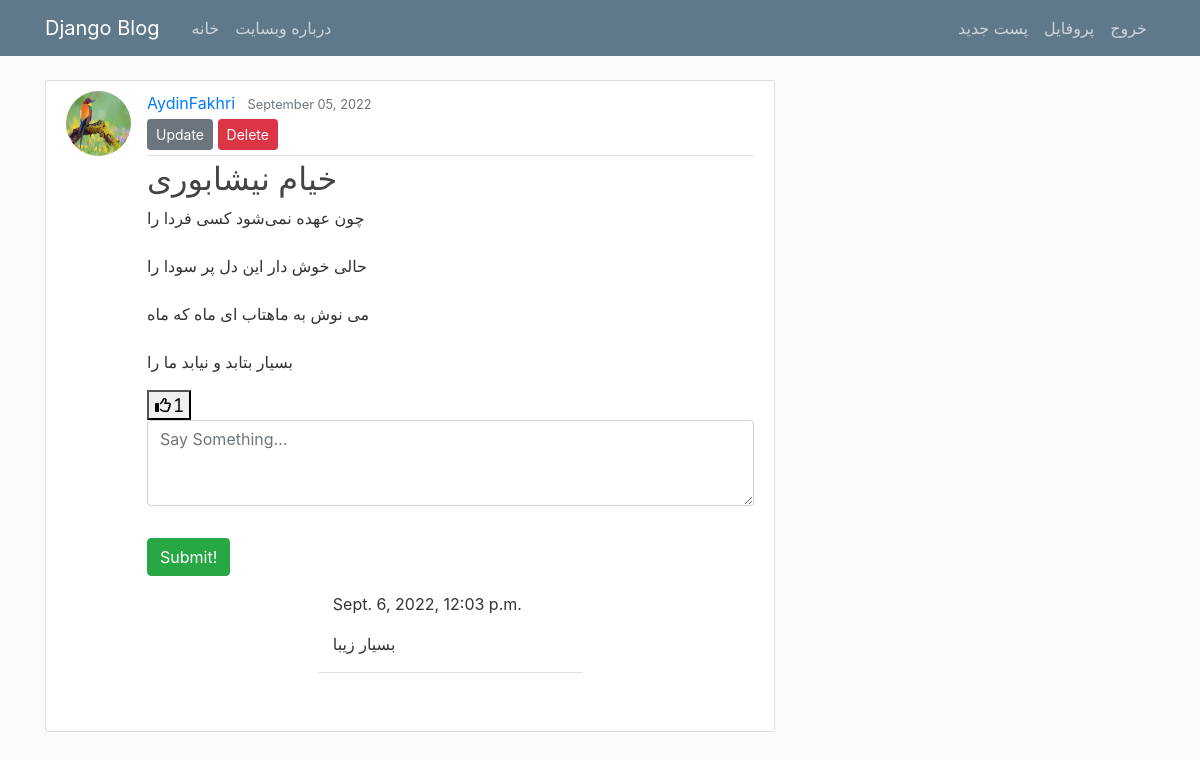
The app's page /post/2/ (signed in) with its own data.
### blog/models.py (models this page shows, shortened)
class Post(models.Model):
    title = models.CharField(max_length=100)
    content = models.TextField()
    date_posted = models.DateTimeField(default=timezone.now)
    author = models.ForeignKey(User, on_delete=models.CASCADE)
    FromAuthor = models.ForeignKey(Author, on_delete=models.CASCADE)
    FromBook   = models.ForeignKey(Book,on_delete=models.CASCADE)
    Likes      = models.ManyToManyField(User,blank=True,related_name='Likes')
    Dislikes   = models.ManyToManyField(User,blank=True,related_name='Dislikes')

class comment(models.Model):
    comment=models.TextField()
    created_on = models.DateTimeField(default=timezone.now)
    Owner      = models.ForeignKey(User,on_delete=models.CASCADE)
    post       = models.ForeignKey(Post,on_delete=models.CASCADE)

### users/models.py (models this page shows, shortened)
class Profile(models.Model):
    user = models.OneToOneField(User, on_delete=models.CASCADE)
    image = models.ImageField(default='default.jpg', upload_to='profile_pics')
    Bio   =  models.TextField()
    JoinDate = models.DateTimeField(default=timezone.now)

### blog/views.py (the view, shortened to what this page needs)
# urls.py: path('post/<int:pk>/', PostDetailView.as_view(), name='post-detail'),
class PostDetailView(LoginRequiredMixin, View):
    def get(self, request, pk, *args, **kwargs):
        post = Post.objects.get(pk=pk)
        form = CommentForm()
        comments = comment.objects.filter(post=post).order_by('-created_on')
        context = {
            'post': post,
            'form': form,
            'comments': comments,
        }
        return render(request, 'blog/post_detail.html', context)

### blog/form.py
class CommentForm(forms.ModelForm):
    comment = forms.CharField(
        label='',
        widget=forms.Textarea(attrs={
            'rows': '3',
            'placeholder': 'Say Something...'
            }))
    class Meta:
        model = comment
        fields = ['comment']

### blog/templates/blog/post_detail.html (shortened to what this page needs)
{% extends "blog/base.html" %}
{% load crispy_forms_tags %}
{% block content %}
  <article class="media content-section">
    <img class="rounded-circle article-img" src="{{ post.author.profile.image.url }}">
    <div class="media-body">
      <div class="article-metadata">
        <a class="mr-2" href="#">{{ post.author }}</a>
        <small class="text-muted">{{ post.date_posted|date:"F d, Y" }}</small>
        {% if post.author == user %}
          <div>
            <a class="btn btn-secondary btn-sm mt-1 mb-1" href="{% url 'post-update' post.id %}">Update</a>
            <a class="btn btn-danger btn-sm mt-1 mb-1" href="{% url 'post-delete' post.id %}">Delete</a>
          </div>
        {% endif %}
      </div>
      <h2 class="article-title">{{ post.title }}</h2>
      <p class="article-content">{{ post.content }}</p>
      <div class="d-flex flex-row">
        <form method="POST" action="{% url 'post-like' post.pk %}">
           <button style="background-color: tranparent; border = none;box-shadow=none;" type="submit">
              <i class="far fa-thumbs-up"> <span> {{ post.Likes.all.count }} </span> </i>
          </button>
        </form>
      </div>
      <form method="POST">
        {{ form | crispy }}
        <div class="d-grid gap-2">
            <button class="btn btn-success mt-3">Submit!</button>
        </div>
    </form>
    {% for comment in comments %}
    <div class="row justify-content-center mt-3 mb-5">
        <div class="col-md-5 col-sm-12 border-bottom">
            <p>
                <strong>{{ comment.author }}</strong> {{ comment.created_on }}
            </p>
            <p>{{ comment.comment }}</p>
        </div>
    </div>
    {% endfor %}
    </div>
</div>
{% endblock content %}

### blog/static/blog/main.css (style rules this page uses)
body { background: #fafafa; color: #333333; margin-top: 5rem; }
h1, h2, h3, h4, h5, h6 { color: #444444; }
.content-section { background: #ffffff; padding: 10px 20px; border: 1px solid #dddddd; border-radius: 3px; margin-bottom: 20px; }
.article-title { color: #444444; }
.article-content { white-space: pre-line; }
.article-img { height: 65px; width: 65px; margin-right: 16px; }
.article-metadata { padding-bottom: 1px; margin-bottom: 4px; border-bottom: 1px solid #e3e3e3 }

### records on screen
Post: author.profile.image (picture), author "AydinFakhri", date_posted "September 05, 2022", title "خیام نیشابوری", content "چون عهده نمی‌شود کسی فردا را حالی خوش دار این دل پر سودا را می نوش به ماهتاب ای ماه که ماه بسیار بتابد و نیابد ما را", Likes.all.count "1"
comment: created_on "Sept. 6, 2022, 12:03 p.m.", comment "بسیار زیبا"
